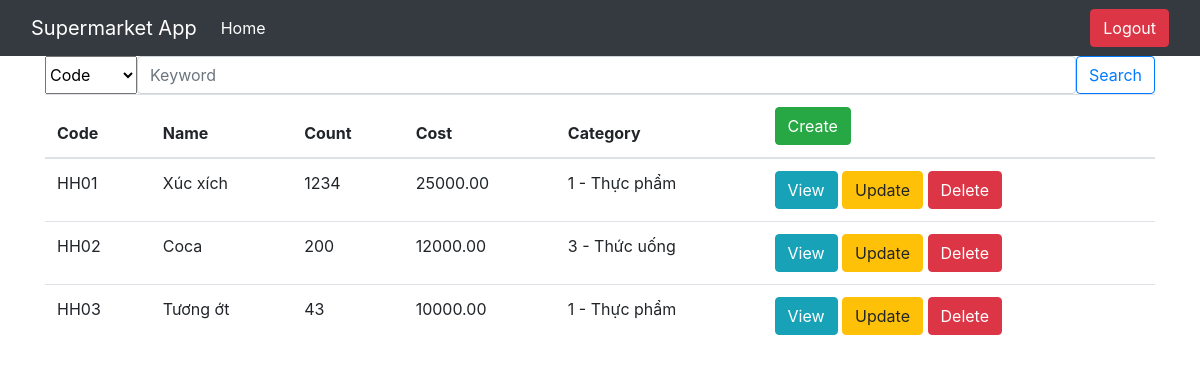
The app's page / (signed in) with its own data.
### item/models.py (models this page shows, shortened)
class Item(models.Model):
    code = models.TextField(max_length=10, null=False)
    name = models.TextField(max_length=256, null=False)
    count = models.IntegerField(default=0, null=False)
    cost = models.DecimalField(max_digits=20, decimal_places=2, null=False)
    description = models.TextField(blank=True, null=True)
    category = models.ForeignKey(
        Category,
        on_delete=models.CASCADE,
        blank=False,
        null=False)

class Category(models.Model):
    name = models.TextField(max_length=256)
    def __str__(self):
        return f'{self.id} - {self.name}'

### item/views.py (the view)
# urls.py: path('', item_list_view, name='item_list'),
@login_required(login_url='/login')
def item_list_view(req):
    keyword = req.GET.get('keyword')
    field = req.GET.get('field')
    if keyword:
        if field == 'code':
            items = Item.objects.filter(code__icontains=keyword)
        elif field == 'name':
            items = Item.objects.filter(name__icontains=keyword)
        elif field == 'category':
            items = Item.objects.filter(category__name__icontains=keyword)
    else:
        items = Item.objects.all()
    fields = [field.name for field in Item._meta.get_fields() if field.name != 'id' and field.name !=
              'count' and field.name != 'cost' and field.name != 'description']
    context = {
        'keyword': keyword,
        'items': items.order_by('code'),
        'fields': fields,
        'field_selected': field,
    }
    return render(req, 'item_list.html', context)

### item/templates/item_list.html
{% extends 'base.html' %}
{% block content %}
<form class="form">
    <div class="input-group">
        <select name="field">
            {% for field in fields %}
                {% if field_selected == field%}
                    <option value="{{ field }}" selected>{{ field|capfirst }}</option>
                {% else %}
                    <option value="{{ field }}">{{ field|capfirst }}</option>
                {% endif %}
            {% endfor %}
        </select>
        <input type="text" class="form-control rounded" placeholder="Keyword" name="keyword" aria-label="Search"
            aria-describedby="search-addon" value="{{ keyword | default:'' }}"/>
        <input type="submit" value="Search" class="btn btn-outline-primary">
    </div>
</form>
<table class="table">
    <thead>
        <th>Code</th>
        <th>Name</th>
        <th>Count</th>
        <th>Cost</th>
        <th>Category</th>
        <th>
            <a href="{% url 'item_create' %}" class="btn btn-success">Create</a>
        </th>
    </thead>
    <tbody>
        {% for item in items %}
        <tr>
            <td>{{ item.code }}</td>
            <td>{{ item.name }}</td>
            <td>{{ item.count }}</td>
            <td>{{ item.cost }}</td>
            <td>{{ item.category }}</td>
            <td>
                <a href="{% url 'item_detail' item.id %}" class="btn btn-info">View</a>
                <a href="{% url 'item_update' item.id %}" class="btn btn-warning">Update</a>
                <a href="{% url 'item_delete' item.id %}" class="btn btn-danger">Delete</a>
            </td>
        </tr>
        {% endfor %}
    </tbody>
</table>
{% endblock %}

### templates/base.html (shortened to what this page needs)
<!DOCTYPE html>
<html lang="en">
<head>
    <link rel="stylesheet" href="https://cdn.jsdelivr.net/npm/bootstrap@4.3.1/dist/css/bootstrap.min.css"
>
</head>
<body>
    {% include 'navbar.html' %}
    <div class="container">
        {% block content %} replace me {% endblock %}
    </div>
</body>
</html>

### item/templates/navbar.html (shortened to what this page needs)
<nav class="navbar navbar-expand-lg navbar-dark bg-dark">
  <div class="container-fluid">
    <a class="navbar-brand" href="#">Supermarket App</a>
    <div class="collapse navbar-collapse" id="navbarSupportedContent">
      <ul class="navbar-nav me-auto mb-2 mb-lg-0">
        <li class="nav-item">
          <a class="nav-link active" aria-current="page" href="{% url 'item_list' %}">Home</a>
        </li>
      </ul>
    </div>
    <a class="btn btn-danger" href="{% url 'logout' %}">Logout</a>
  </div>
</nav>

### records on screen
Item: code "HH01", name "Xúc xích", count "1234", cost "25000.00", category "1 - Thực phẩm"
Item: code "HH02", name "Coca", count "200", cost "12000.00", category "3 - Thức uống"
Item: code "HH03", name "Tương ớt", count "43", cost "10000.00", category "1 - Thực phẩm"

### other values on screen
form field field "Code"
